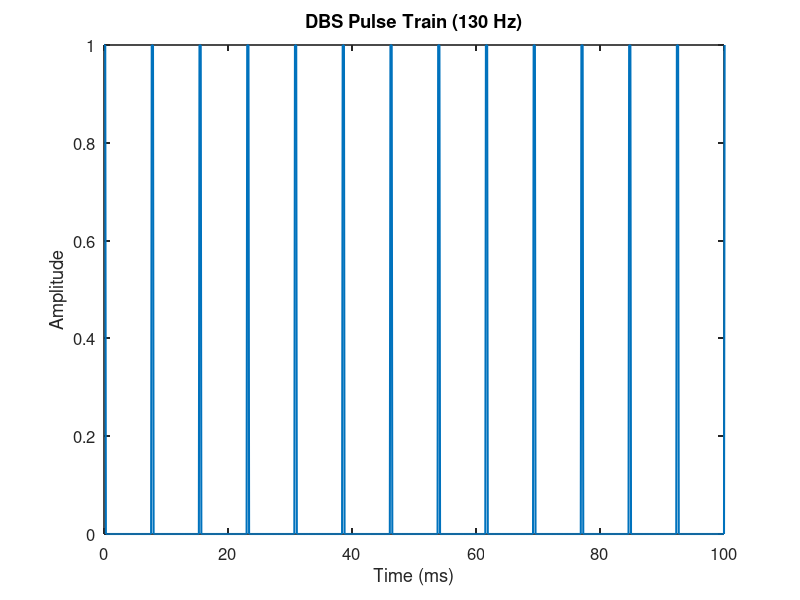

Write the MATLAB code that produced this figure.
%% ===============================
%  DBS Pulse Train Generator
%  ===============================

% clear; clc;

%% ===== User-defined parameters =====
f_DBS      = 130;      % DBS frequency (Hz)
T_total    = 10;       % total stimulation time (s)
dt         = 0.1e-3;   % sampling resolution (s) -> 0.1 ms
pulse_w    = 0.3e-3;   % pulse width (s) -> 0.3 ms
A          = 1;        % pulse amplitude (scalar)

%% ===== Derived parameters =====
Fs         = 1/dt;                 % sampling frequency
N_total    = round(T_total/dt);    % total number of samples
t          = (0:N_total-1) * dt;   % time vector

T_period   = 1/f_DBS;              % period of DBS
N_period   = round(T_period/dt);   % samples per period

N_pulse    = round(pulse_w/dt);    % samples per pulse
% (0.3 ms / 0.1 ms = 3 samples; 
% if you want exactly 4 samples, set N_pulse = 4 manually)

%% ===== Generate pulse train =====
dbs = zeros(1, N_total);

for k = 1:N_period:N_total
    idx_end = min(k + N_pulse - 1, N_total);
    dbs(k:idx_end) = A;
end

%% ===== Plot first 100 ms for visualization =====
figure;
plot(t*1000, dbs, 'LineWidth', 1.5);
xlim([0 100]);  % show first 100 ms
xlabel('Time (ms)');
ylabel('Amplitude');
title(['DBS Pulse Train (' num2str(f_DBS) ' Hz)']);
set(gca,'FontSize',12,'LineWidth',1.2);
